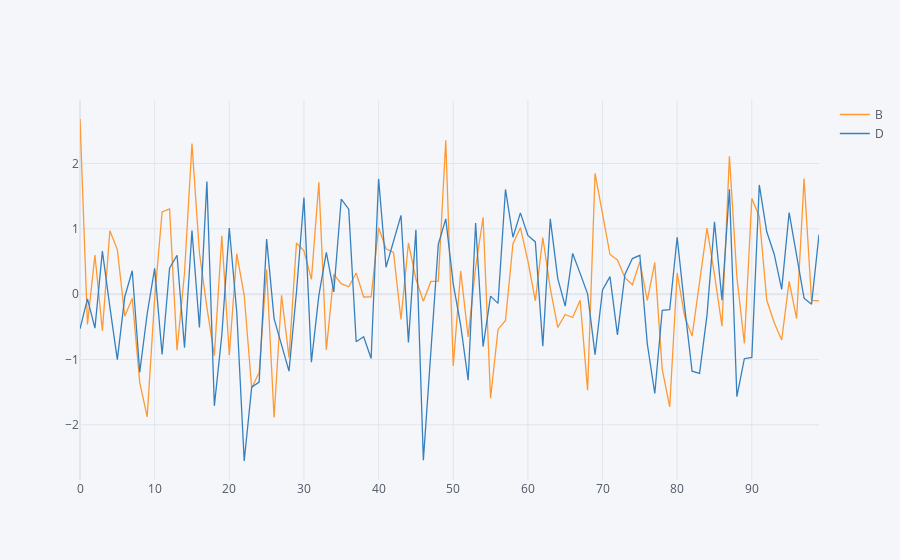

Notebook source saved alongside this figure:
### Code cell
df[['B','D']].iplot(kind='line')
